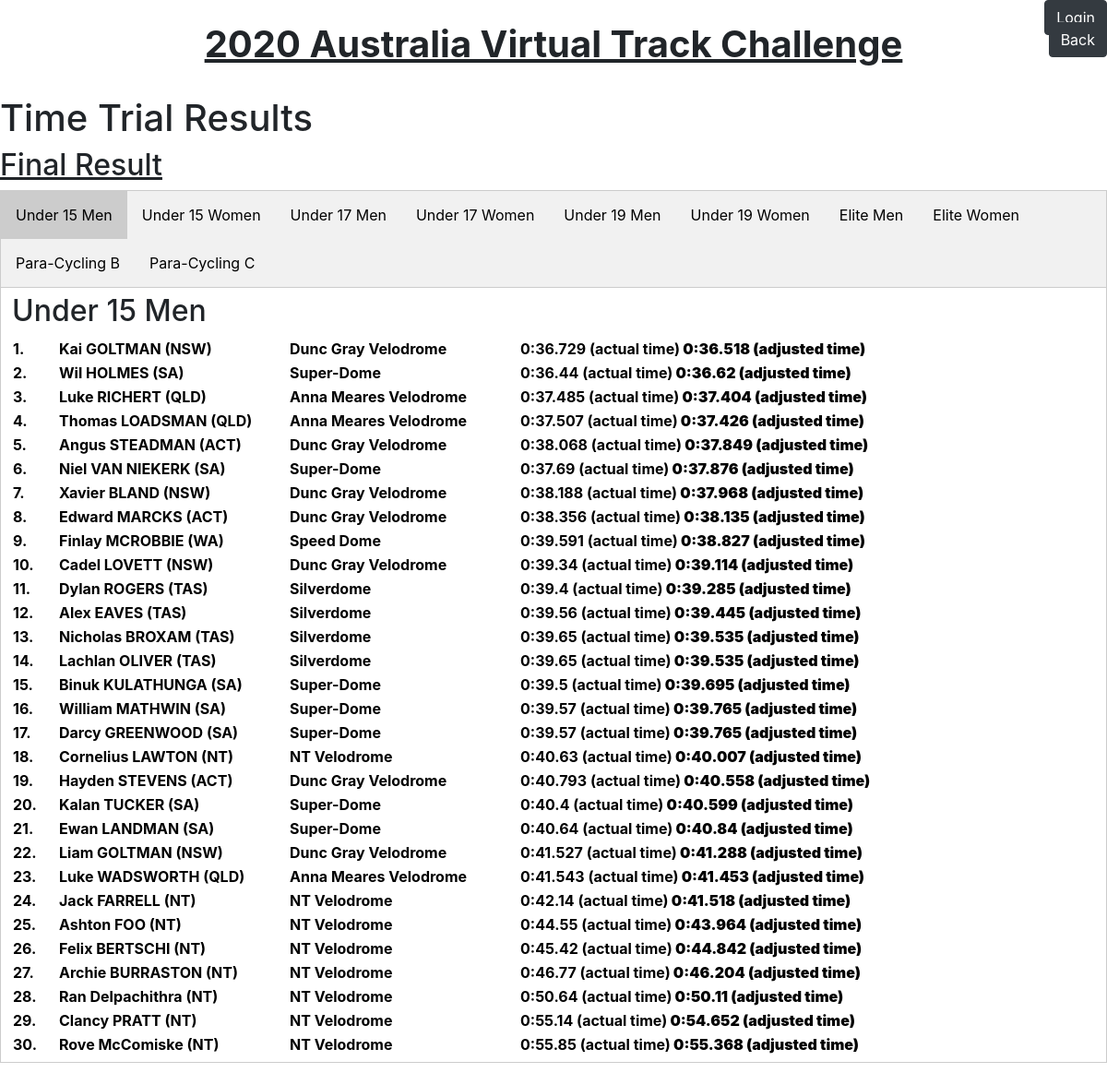
The app's page /1/results/tt/ with its own data.
### web/models.py (models this page shows, shortened)
class Event(models.Model):
    name = models.CharField(null = True, max_length=100)
    date = models.DateField(null=True)
    finish = models.DateField(null=True)
    image = models.ImageField(upload_to='events/images/', null=True)
    National = 'Nat'
    NJTS = 'NJTS'
    event_option_choices = [
        (National, 'National'),
        (NJTS, 'NJTS')
    ]
    event_option = models.CharField(
        max_length=8,
        choices=event_option_choices,
        default=National
    )

class rider(models.Model):
    number = models.IntegerField()
    name = models.CharField(max_length=50)
    representing = models.CharField(max_length=100, blank=True)
    Individual = 'Ind'
    Team = 'Team'
    team_option_choices = [
        (Individual, 'Individual'),
        (Team, 'Team')
    ]
    team_option = models.CharField(
        max_length=4,
        choices=team_option_choices,
        default=Individual
    )
    ACT = 'ACT'
    NSW = 'NSW'
    NT = 'NT'
    QLD = 'QLD'
    SA = 'SA'
    TAS = 'TAS'
    VIC = 'VIC'
    WA = 'WA'
    state_option_choices = [
        (ACT, 'ACT'),
        (NSW, 'NSW'),
        (NT, 'NT'),
        (QLD, 'QLD'),
        (SA, 'SA'),
        (TAS, 'TAS'),
        (VIC, 'VIC'),
        (WA, 'WA'),
    ]
    state = models.CharField(
        max_length=3,
        choices=state_option_choices,
        default=NSW
    )
    velo1 = 'Dunc Gray Velodrome'
    velo2 = 'NT Velodrome'
    velo3 = 'Anna Meares Velodrome'
    velo4 = 'Super-Dome'
    velo5 = 'Silverdome'
    velo6 = 'DISC'
    velo7 = 'Speed Dome'
    velo_option_choices = [
        (velo1, 'Dunc Gray Velodrome'),
        (velo2, 'NT Velodrome'),
        (velo3, 'Anna Meares Velodrome'),
        (velo4, 'Super-Dome'),
        (velo5, 'Silverdome'),
        (velo6, 'DISC'),
        (velo7, 'Speed Dome'),
    ]
    velodrome = models.CharField(
        max_length=50,
         choices=velo_option_choices,
        default=velo1
    )
    team_member1 = models.CharField(max_length=50, blank=True)
    team_member2 = models.CharField(max_length=50, blank=True)
    team_member3 = models.CharField(max_length=50, blank=True)
    team_member4 = models.CharField(max_length=50, blank=True)
    jm15 = 'JM15'
    jw15 = 'JW15'
    jm17 = 'JM17'
    jw17 = 'JW17'
    jm19 = 'JM19'
    jw19 = 'JW19'
    elitem = 'ELITEM'
    elitew = 'ELITEW'
    parab = "Para-B"
    parac = "Para-C"
    age_option_choices = [
        (jm15, 'JM15'),
        (jw15, 'JW15'),
        (jm17, 'JM17'),
        (jw17, 'JW17'),
        (jm19, 'JM19'),
        (jw19, 'JW19'),
        (elitem, 'ELITEM'),
        (elitew, 'ELITEW'),
        (parab, 'PARA-B'),
        (parac, 'PARA-C'),
    ]
    agegroup = models.CharField(
        max_length=6,
        choices=age_option_choices,
        default=jm15
    )
    ip_time = models.CharField(max_length=2,null=True, blank=True)
    ip_time_second = models.CharField(max_length=6,null=True, blank=True)
    ip_time_total = models.FloatField(max_length=8,null=True, blank=True)
    ip_adjusted_time = models.CharField(max_length=8,null=True, blank=True)
    ip_adjusted_second = models.CharField(max_length=8,null=True, blank=True)
    ip_time_total_adjusted = models.FloatField(max_length=8,null=True, blank=True)
    ip_temp = models.FloatField(null=True, blank=True)
    ip_bp = models.FloatField(null=True, blank=True)
    ip_humdity = models.FloatField(null=True, blank=True)
    tt200_time = models.FloatField(max_length=10,null=True, blank=True)
    tt200_adjusted_time = models.FloatField(max_length=10,null=True, blank=True)
    tt200_temp = models.FloatField(null=True, blank=True)
    tt200_bp = models.FloatField(null=True, blank=True)
    tt200_humdity = models.FloatField(null=True, blank=True)
    ts_time = models.FloatField(max_length=10,null=True, blank=True)
    ts_adjusted_time = models.FloatField(max_length=10,null=True, blank=True)
    ts_temp = models.FloatField(null=True, blank=True)
    ts_bp = models.FloatField(null=True, blank=True)
    ts_humdity = models.FloatField(null=True, blank=True)
    ts_ineligable = models.BooleanField(default=False)
    tp_time = models.CharField(max_length=10,null=True, blank=True)
    tp_temp = models.CharField(max_length=10,null=True, blank=True)
    tp_time_second = models.CharField(max_length=6,null=True, blank=True)
    tp_time_total = models.FloatField(max_length=8, null=True, blank=True)
    tp_adjusted_time = models.CharField(max_length=8,null=True, blank=True)
    tp_adjusted_second = models.CharField(max_length=8,null=True, blank=True)
    tp_time_total_adjusted = models.FloatField(max_length=8,null=True, blank=True)
    tp_bp = models.FloatField(null=True, blank=True)
    tp_humdity = models.FloatField(null=True, blank=True)
    tp_ineligable = models.BooleanField(default=False)
    tt_time = models.CharField(max_length=2, null=True, blank=True)
    tt_time_second = models.CharField(max_length=6, null=True, blank=True)
    tt_time_total = models.FloatField(max_length=8, null=True, blank=True)
    tt_adjusted_time = models.CharField(max_length=8, null=True, blank=True)
    tt_adjusted_second = models.CharField(max_length=8, null=True, blank=True)
    tt_time_total_adjusted = models.FloatField(max_length=8, null=True, blank=True)
    tt_temp = models.FloatField(null=True, blank=True)
    tt_bp = models.FloatField(null=True, blank=True)
    tt_humdity = models.FloatField(null=True, blank=True)
    created = models.DateTimeField(auto_now_add=True, editable=False, null=False, blank=False)
    last_modified = models.DateTimeField(auto_now=True, editable=False, null=False, blank=False)
    user = models.ForeignKey(User,null=True, on_delete=models.CASCADE)
    event = models.ForeignKey(Event,null=True, on_delete=models.CASCADE, default=3)
    class Meta(object):
        ordering = ['-event','-id']

### web/views.py (the view)
# urls.py: path('<int:Event_id>/results/tt/', views.result_tt, name='result_tt'),
def result_tt(request, Event_id):
    events = get_object_or_404(Event, pk=Event_id)
    todaydate = date.today()
    finaldate = events.finish
    u15m = rider.objects.order_by('tt_time_total_adjusted').filter(event = events.id, tt_time_total__gt=0, agegroup='JM15')
    u15w = rider.objects.order_by('tt_time_total_adjusted').filter(event = events.id, tt_time_total__gt=0, agegroup='JW15')
    u17m = rider.objects.order_by('tt_time_total_adjusted').filter(event = events.id, tt_time_total__gt=0, agegroup='JM17')
    u17w = rider.objects.order_by('tt_time_total_adjusted').filter(event = events.id, tt_time_total__gt=0, agegroup='JW17')
    u19m = rider.objects.order_by('tt_time_total_adjusted').filter(event = events.id, tt_time_total__gt=0, agegroup='JM19')
    u19w = rider.objects.order_by('tt_time_total_adjusted').filter(event = events.id, tt_time_total__gt=0, agegroup='JW19')
    elitem = rider.objects.order_by('tt_time_total_adjusted').filter(event = events.id, tt_time_total__gt=0, agegroup='ELITEM')
    elitew = rider.objects.order_by('tt_time_total_adjusted').filter(event = events.id, tt_time_total__gt=0, agegroup='ELITEW')
    parab = rider.objects.order_by('tt_time_total_adjusted').filter(event = events.id, tt_time_total__gt=0, agegroup='Para-B')
    parac = rider.objects.order_by('tt_time_total_adjusted').filter(event = events.id, tt_time_total__gt=0, agegroup='Para-C')
    return render(request, 'web/result_tt.html',
                  {'jm15': u15m, 'jw15': u15w, 'jm17': u17m, 'jw17': u17w, 'jm19': u19m, 'jw19': u19w, 'elitem': elitem,
                   'elitew': elitew, 'parab': parab, 'parac': parac, 'timedate': todaydate, 'finaldate': finaldate, 'event':events})

### web/templates/web/result_tt.html (shortened to what this page needs)
{% extends 'web/base.html'%}
{% block content %}
<a href="../"><button type="submit" class="btn btn-dark" style="position: absolute; right: 0;">Back</button></a>
<center>
    <h1><b><u>{{ event.name }}</u> </b></h1>
    </center>
<br>
<h1>Time Trial Results</h1>
      {% if timedate <= finaldate %}
<h2><u>Provisional</u></h2>
    {% else %}
    <h2><u>Final Result</u></h2>
{% endif %}
<div class="tab">
  <button class="tablinks" onclick="openCity(event, 'U15M')" id="defaultOpen">Under 15 Men</button>
    <button class="tablinks" onclick="openCity(event, 'U15W')">Under 15 Women</button>
    <button class="tablinks" onclick="openCity(event, 'U17M')">Under 17 Men</button>
    <button class="tablinks" onclick="openCity(event, 'U17W')">Under 17 Women</button>
          {% if event.event_option == "Nat" %}
    <button class="tablinks" onclick="openCity(event, 'U19M')">Under 19 Men</button>
    <button class="tablinks" onclick="openCity(event, 'U19W')">Under 19 Women</button>
    <button class="tablinks" onclick="openCity(event, 'ELITEM')">Elite Men</button>
    <button class="tablinks" onclick="openCity(event, 'ELITEW')">Elite Women</button>
    <button class="tablinks" onclick="openCity(event, 'PARAB')">Para-Cycling B</button>
    <button class="tablinks" onclick="openCity(event, 'PARAC')">Para-Cycling C</button>
    {% endif %}
</div>
<div id="U15M" class="tabcontent">
<h2>Under 15 Men</h2>
  <table>
{% for result in jm15 %}
        <tr style = "color:black">
<th style="width:50px">{{ forloop.counter }}.</th>
          <th style="width:250px"><a style = "color:black" href="/{{ event.id }}/riders/{{ result.id }}">{{ result.name }} ({{ result.state }}) </a> </th>
          <th style="width:250px">{{ result.velodrome }}</th>
          <th>{% if result.tt_time == None %} {{ result.tt_time_second }} {% else %}  {{ result.tt_time }}:{{ result.tt_time_second }}  {% endif %} (actual time)<b> {% if result.tt_adjusted_time == None %}{{ result.tt_adjusted_second }} {% else %}{{ result.tt_adjusted_time }}:{{ result.tt_adjusted_second }} {% endif %} (adjusted time)</b></th>
</tr>
{% endfor %}
      </table>
</div>
{% endblock %}

### web/static/web/custom.css (style rules this page uses)
.tab { overflow: hidden; border: 1px solid #ccc; background-color: #f1f1f1; }
.tab button { background-color: inherit; float: left; border: none; outline: none; cursor: pointer; padding: 14px 16px; transition: 0.3s; }
.tab button.active { background-color: #ccc; }
.tabcontent { display: none; padding: 6px 12px; border: 1px solid #ccc; border-top: none; }

### records on screen
Event: name "2020 Australia Virtual Track Challenge"
rider: name "Kai GOLTMAN", state "NSW", velodrome "Dunc Gray Velodrome", tt_time "0", tt_time_second "36.729", tt_adjusted_time "0", tt_adjusted_second "36.518"
rider: name "Wil HOLMES", state "SA", velodrome "Super-Dome", tt_time "0", tt_time_second "36.44", tt_adjusted_time "0", tt_adjusted_second "36.62"
rider: name "Luke RICHERT", state "QLD", velodrome "Anna Meares Velodrome", tt_time "0", tt_time_second "37.485", tt_adjusted_time "0", tt_adjusted_second "37.404"
rider: name "Thomas LOADSMAN", state "QLD", velodrome "Anna Meares Velodrome", tt_time "0", tt_time_second "37.507", tt_adjusted_time "0", tt_adjusted_second "37.426"
rider: name "Angus STEADMAN", state "ACT", velodrome "Dunc Gray Velodrome", tt_time "0", tt_time_second "38.068", tt_adjusted_time "0", tt_adjusted_second "37.849"
rider: name "Niel VAN NIEKERK", state "SA", velodrome "Super-Dome", tt_time "0", tt_time_second "37.69", tt_adjusted_time "0", tt_adjusted_second "37.876"
rider: name "Xavier BLAND", state "NSW", velodrome "Dunc Gray Velodrome", tt_time "0", tt_time_second "38.188", tt_adjusted_time "0", tt_adjusted_second "37.968"
rider: name "Edward MARCKS", state "ACT", velodrome "Dunc Gray Velodrome", tt_time "0", tt_time_second "38.356", tt_adjusted_time "0", tt_adjusted_second "38.135"
rider: name "Finlay MCROBBIE", state "WA", velodrome "Speed Dome", tt_time "0", tt_time_second "39.591", tt_adjusted_time "0", tt_adjusted_second "38.827"
rider: name "Cadel LOVETT", state "NSW", velodrome "Dunc Gray Velodrome", tt_time "0", tt_time_second "39.34", tt_adjusted_time "0", tt_adjusted_second "39.114"
rider: name "Dylan ROGERS", state "TAS", velodrome "Silverdome", tt_time "0", tt_time_second "39.4", tt_adjusted_time "0", tt_adjusted_second "39.285"
rider: name "Alex EAVES", state "TAS", velodrome "Silverdome", tt_time "0", tt_time_second "39.56", tt_adjusted_time "0", tt_adjusted_second "39.445"
rider: name "Nicholas BROXAM", state "TAS", velodrome "Silverdome", tt_time "0", tt_time_second "39.65", tt_adjusted_time "0", tt_adjusted_second "39.535"
rider: name "Lachlan OLIVER", state "TAS", velodrome "Silverdome", tt_time "0", tt_time_second "39.65", tt_adjusted_time "0", tt_adjusted_second "39.535"
rider: name "Binuk KULATHUNGA", state "SA", velodrome "Super-Dome", tt_time "0", tt_time_second "39.5", tt_adjusted_time "0", tt_adjusted_second "39.695"
rider: name "William MATHWIN", state "SA", velodrome "Super-Dome", tt_time "0", tt_time_second "39.57", tt_adjusted_time "0", tt_adjusted_second "39.765"
rider: name "Darcy GREENWOOD", state "SA", velodrome "Super-Dome", tt_time "0", tt_time_second "39.57", tt_adjusted_time "0", tt_adjusted_second "39.765"
rider: name "Cornelius LAWTON", state "NT", velodrome "NT Velodrome", tt_time "0", tt_time_second "40.63", tt_adjusted_time "0", tt_adjusted_second "40.007"
rider: name "Hayden STEVENS", state "ACT", velodrome "Dunc Gray Velodrome", tt_time "0", tt_time_second "40.793", tt_adjusted_time "0", tt_adjusted_second "40.558"
rider: name "Kalan TUCKER", state "SA", velodrome "Super-Dome", tt_time "0", tt_time_second "40.4", tt_adjusted_time "0", tt_adjusted_second "40.599"
rider: name "Ewan LANDMAN", state "SA", velodrome "Super-Dome", tt_time "0", tt_time_second "40.64", tt_adjusted_time "0", tt_adjusted_second "40.84"
rider: name "Liam GOLTMAN", state "NSW", velodrome "Dunc Gray Velodrome", tt_time "0", tt_time_second "41.527", tt_adjusted_time "0", tt_adjusted_second "41.288"
rider: name "Luke WADSWORTH", state "QLD", velodrome "Anna Meares Velodrome", tt_time "0", tt_time_second "41.543", tt_adjusted_time "0", tt_adjusted_second "41.453"
rider: name "Jack FARRELL", state "NT", velodrome "NT Velodrome", tt_time "0", tt_time_second "42.14", tt_adjusted_time "0", tt_adjusted_second "41.518"
rider: name "Ashton FOO", state "NT", velodrome "NT Velodrome", tt_time "0", tt_time_second "44.55", tt_adjusted_time "0", tt_adjusted_second "43.964"
rider: name "Felix BERTSCHI", state "NT", velodrome "NT Velodrome", tt_time "0", tt_time_second "45.42", tt_adjusted_time "0", tt_adjusted_second "44.842"
rider: name "Archie BURRASTON", state "NT", velodrome "NT Velodrome", tt_time "0", tt_time_second "46.77", tt_adjusted_time "0", tt_adjusted_second "46.204"
rider: name "Ran Delpachithra", state "NT", velodrome "NT Velodrome", tt_time "0", tt_time_second "50.64", tt_adjusted_time "0", tt_adjusted_second "50.11"
rider: name "Clancy PRATT", state "NT", velodrome "NT Velodrome", tt_time "0", tt_time_second "55.14", tt_adjusted_time "0", tt_adjusted_second "54.652"
rider: name "Rove McComiske", state "NT", velodrome "NT Velodrome", tt_time "0", tt_time_second "55.85", tt_adjusted_time "0", tt_adjusted_second "55.368"
